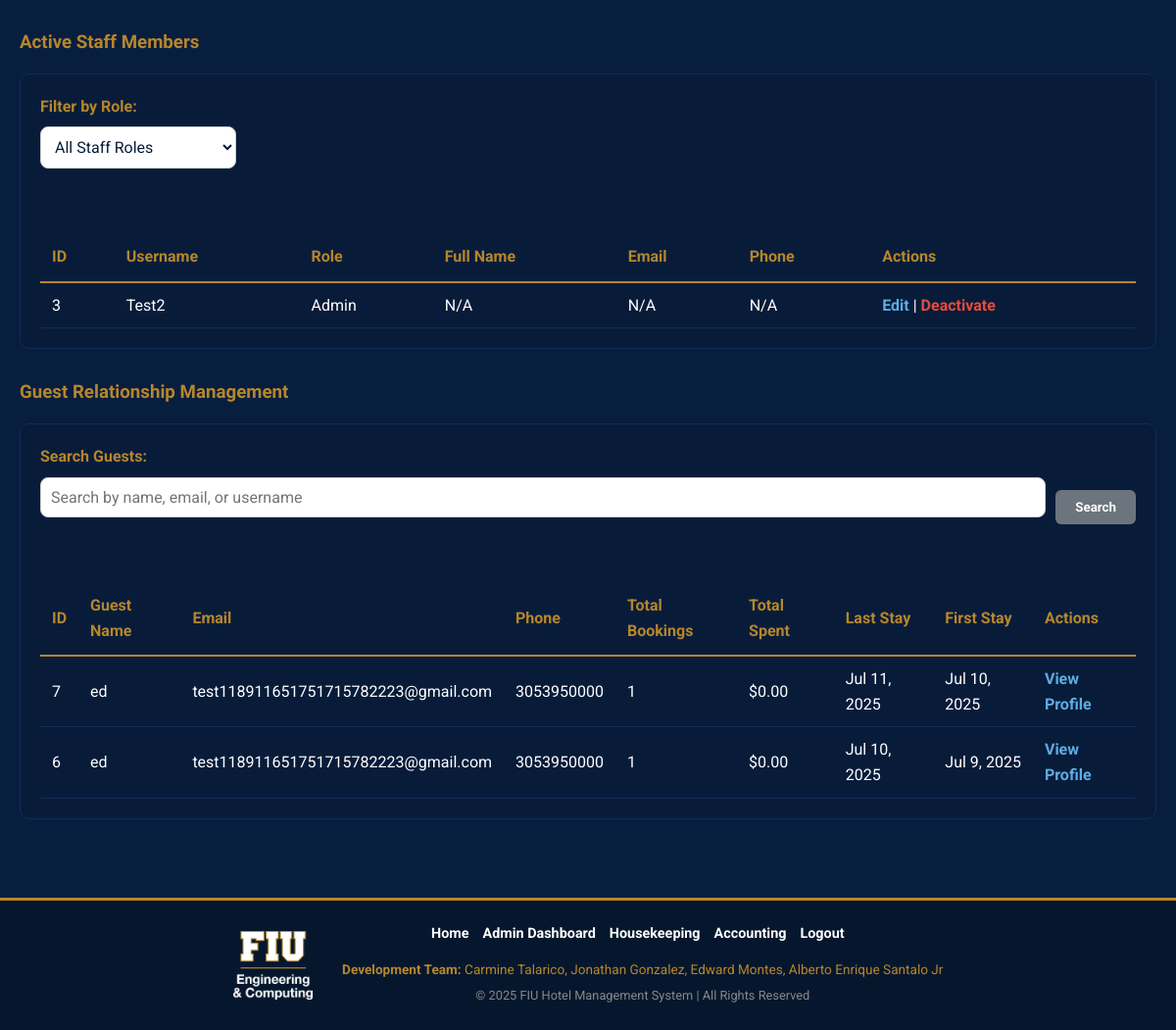
/users.php (signed in, lower part), run on an earlier commit of the app's database.
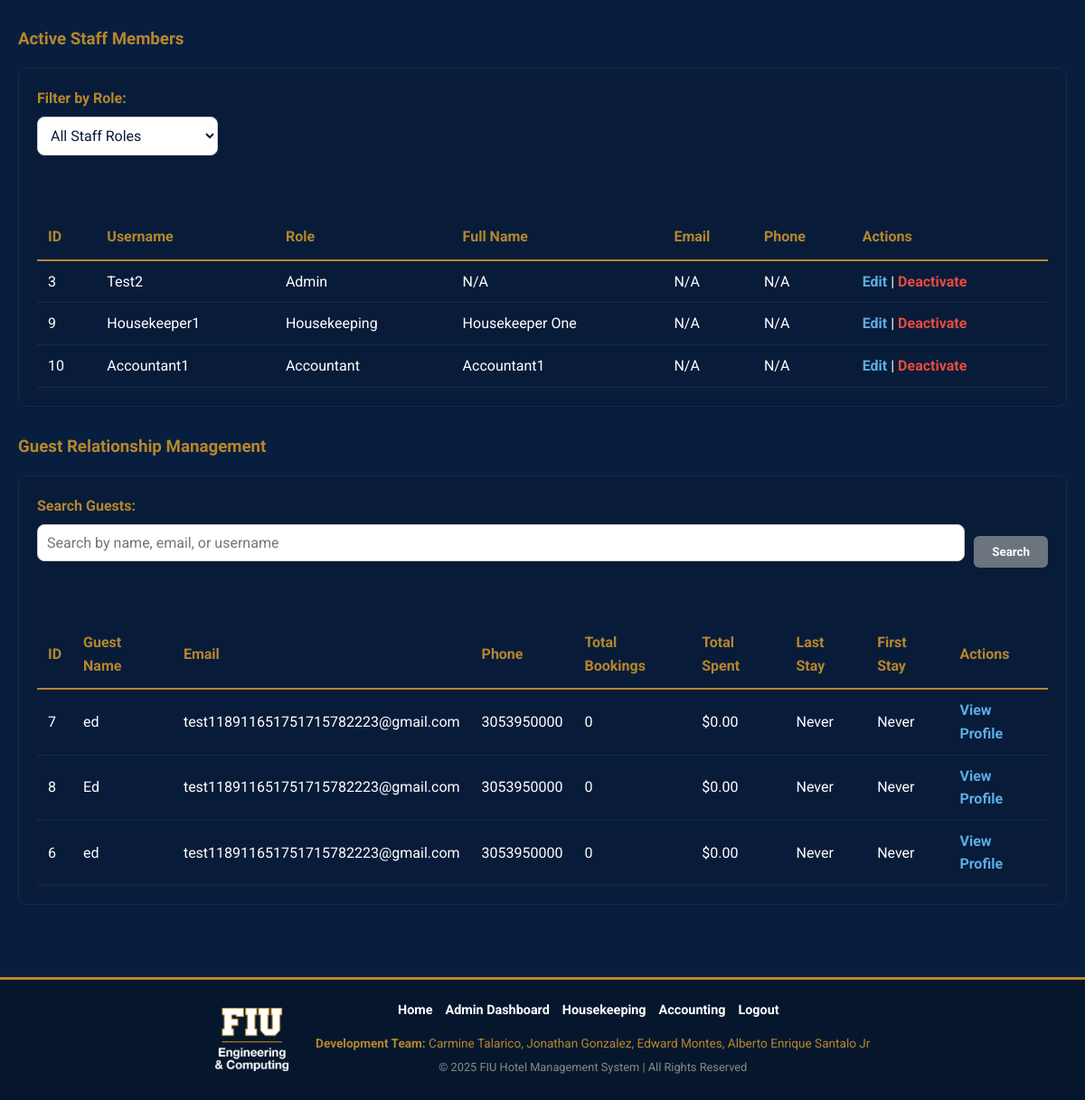
And on a later commit of the database.
### tables this page shows
CREATE TABLE `users` (
  `id` int(11) NOT NULL,
  `username` varchar(50) NOT NULL,
  `password` varchar(255) NOT NULL,
  `role` enum('admin','manager','front_desk','housekeeping','accountant','guest','friend') NOT NULL DEFAULT 'guest',
  `full_name` varchar(100) DEFAULT NULL,
  `email` varchar(100) DEFAULT NULL,
  `phone` varchar(20) DEFAULT NULL,
  `is_active` tinyint(1) NOT NULL DEFAULT 1
);

### public/users.php (the view, shortened to what the changed rows need)
<?php
require_once __DIR__ . '/../config/db.php';
$csrf_token = $_SESSION['csrf_token'];
$sql = "SELECT id, username, role, full_name, email, phone FROM users WHERE is_active = 1 AND role != 'guest'";
$sql .= " ORDER BY role, username";
$stmt_users = $conn->prepare($sql);
$stmt_users->execute();
$users_result = $stmt_users->get_result();
$guest_sql = "SELECT u.id, u.username, u.full_name, u.email, u.phone,
                     COUNT(b.id) as total_bookings,
                     COALESCE(SUM(p.amount), 0) as total_spent,
                     MAX(b.check_out) as last_stay,
                     MIN(b.check_in) as first_stay
              FROM users u
              LEFT JOIN bookings b ON u.id = b.user_id
              LEFT JOIN payments p ON b.id = p.booking_id
              WHERE u.role = 'guest' AND u.is_active = 1";
$guest_sql .= " GROUP BY u.id ORDER BY total_spent DESC, u.full_name ASC";
$stmt_guests = $conn->prepare($guest_sql);
$stmt_guests->execute();
$guests_result = $stmt_guests->get_result();
require_once __DIR__ . '/../includes/header.php';
?>
<div class="card">
    <div style="overflow-x: auto;">
        <table class="data-table">
            <thead>
                <tr>
                    <th>ID</th>
                    <th>Username</th>
                    <th>Role</th>
                    <th>Full Name</th>
                    <th>Email</th>
                    <th>Phone</th>
                    <th>Actions</th>
                </tr>
            </thead>
            <tbody>
                <?php if ($users_result->num_rows > 0): ?>
                    <?php while ($row = $users_result->fetch_assoc()): ?>
                    <tr>
                        <td><?= $row['id'] ?></td>
                        <td><?= htmlspecialchars($row['username']) ?></td>
                        <td class="text-capitalize"><?= htmlspecialchars($row['role']) ?></td>
                        <td><?= htmlspecialchars($row['full_name'] ?: 'N/A') ?></td>
                        <td><?= htmlspecialchars($row['email'] ?: 'N/A') ?></td>
                        <td><?= htmlspecialchars($row['phone'] ?: 'N/A') ?></td>
                        <td>
                            <a href="admin_user_edit.php?user_id=<?= $row['id'] ?>" class="btn-link-style">Edit</a> |
                            <a href="?action=delete&user_id=<?= $row['id'] ?>&token=<?= $csrf_token ?>"
                               onclick="return confirm('Are you sure you want to deactivate this user? They will no longer be able to log in.')"
                               class="btn-link-style" style="color: #e74c3c;">Deactivate</a>
                        </td>
                    </tr>
                    <?php endwhile; ?>
                <?php else: ?>
                    <tr>
                        <td colspan="7" class="text-center">No active staff members found matching the criteria.</td>
                    </tr>
                <?php endif; ?>
            </tbody>
        </table>
    </div>
</div>
<div class="card">
    <div style="overflow-x: auto;">
        <table class="data-table">
            <thead>
                <tr>
                    <th>ID</th>
                    <th>Guest Name</th>
                    <th>Email</th>
                    <th>Phone</th>
                    <th>Total Bookings</th>
                    <th>Total Spent</th>
                    <th>Last Stay</th>
                    <th>First Stay</th>
                    <th>Actions</th>
                </tr>
            </thead>
            <tbody>
                <?php if ($guests_result->num_rows > 0): ?>
                    <?php while ($guest = $guests_result->fetch_assoc()): ?>
                    <tr>
                        <td><?= $guest['id'] ?></td>
                        <td><?= htmlspecialchars($guest['full_name'] ?: $guest['username']) ?></td>
                        <td><?= htmlspecialchars($guest['email'] ?: 'N/A') ?></td>
                        <td><?= htmlspecialchars($guest['phone'] ?: 'N/A') ?></td>
                        <td><?= $guest['total_bookings'] ?></td>
                        <td>$<?= number_format($guest['total_spent'], 2) ?></td>
                        <td><?= $guest['last_stay'] ? date('M j, Y', strtotime($guest['last_stay'])) : 'Never' ?></td>
                        <td><?= $guest['first_stay'] ? date('M j, Y', strtotime($guest['first_stay'])) : 'Never' ?></td>
                        <td>
                            <a href="admin_guest_profile.php?guest_id=<?= $guest['id'] ?>"
                               class="btn-link-style">View Profile</a>
                        </td>
                    </tr>
                    <?php endwhile; ?>
                <?php endif; ?>
            </tbody>
        </table>
    </div>
</div>
<?php
require_once __DIR__ . '/../includes/footer.php';
?>

What changed in the data, as far as the page shows it:
added users: id "9", username "Housekeeper1", role "Housekeeping", full_name "Housekeeper One", email "N/A", phone "N/A", shown under "Active Staff Members"
added users: id "10", username "Accountant1", role "Accountant", full_name "Accountant1", email "N/A", phone "N/A", shown under "Active Staff Members"
shown differently, row unchanged: users id 7: total_bookings "1" → "0"; last_stay "Jul 11, 2025" → (not shown); first_stay "Jul 10, 2025" → (not shown); now shows "Never Never"
added users: id "8", full_name "Ed", email "test118911651751715782223@gmail.com", phone "3053950000", total_bookings "0", total_spent "0.00", shows "Never", shown under "Guest Relationship Management"
shown differently, row unchanged: users id 6: total_bookings "1" → "0"; last_stay "Jul 10, 2025" → (not shown); first_stay "Jul 9, 2025" → (not shown); now shows "Never Never"
